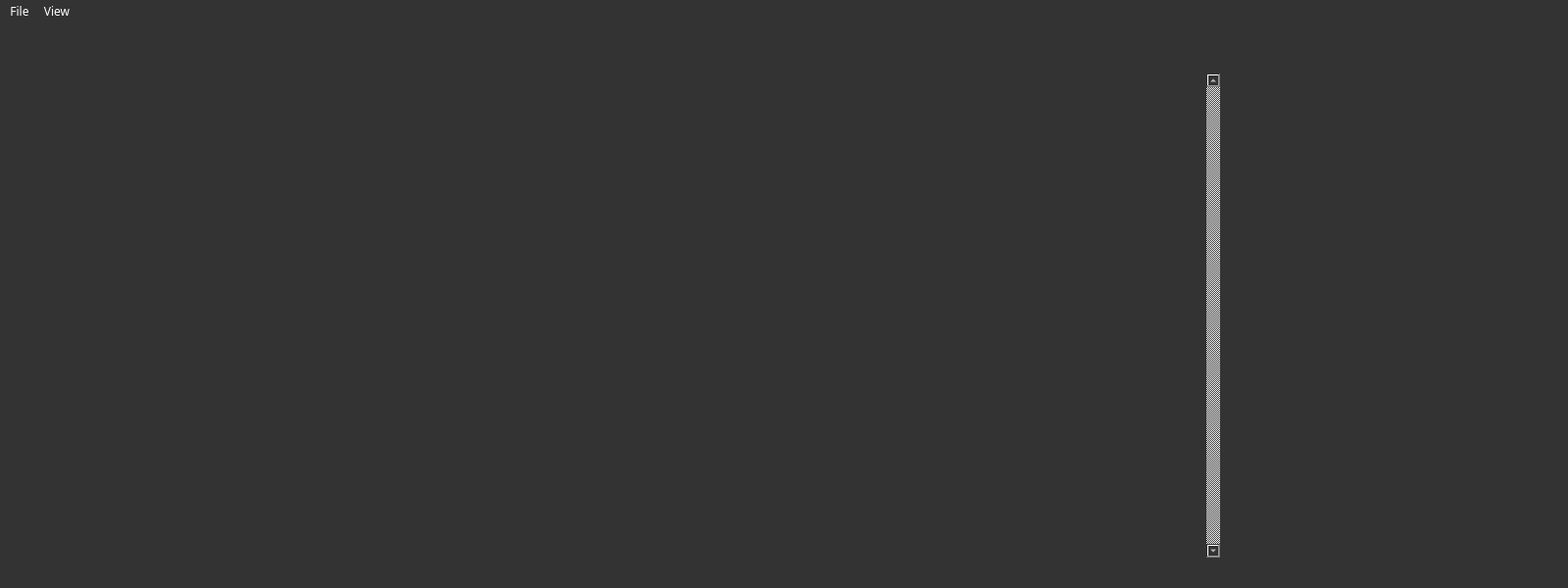
<?xml version="1.0" encoding="UTF-8"?>
<ui version="4.0">
 <class>MainWindow</class>
 <widget class="QMainWindow" name="MainWindow">
  <property name="geometry">
   <rect>
    <x>0</x>
    <y>0</y>
    <width>1600</width>
    <height>600</height>
   </rect>
  </property>
  <property name="sizePolicy">
   <sizepolicy hsizetype="MinimumExpanding" vsizetype="Maximum">
    <horstretch>0</horstretch>
    <verstretch>0</verstretch>
   </sizepolicy>
  </property>
  <property name="minimumSize">
   <size>
    <width>1600</width>
    <height>600</height>
   </size>
  </property>
  <property name="font">
   <font>
    <family>Share Tech Mono</family>
    <pointsize>9</pointsize>
   </font>
  </property>
  <property name="windowTitle">
   <string>MainWindow</string>
  </property>
  <property name="styleSheet">
   <string notr="true">* {	
	background: rgb(51,51,51);
	color: rgb(255, 255, 255);
}

QMainWindow *{	
	background: rgb(51,51,51);
	color: rgb(255, 255, 255);
}

QPushButton {
	color: rgb(255, 255, 255);
	background-color: rgb(51, 51, 51);
	border: 1px solid #999999;
	border-radius: 4px;
	padding: 4px;
}

QPushButton:checked {
	color: rgb(150, 150, 150);
}

</string>
  </property>
  <widget class="QWidget" name="centralwidget">
   <property name="sizePolicy">
    <sizepolicy hsizetype="MinimumExpanding" vsizetype="Preferred">
     <horstretch>0</horstretch>
     <verstretch>0</verstretch>
    </sizepolicy>
   </property>
   <property name="font">
    <font>
     <family>Share Tech Mono</family>
     <pointsize>9</pointsize>
    </font>
   </property>
   <layout class="QGridLayout" name="gridLayout_2">
    <item row="1" column="0" rowspan="2">
     <widget class="QScrollArea" name="scrollArea">
      <property name="sizePolicy">
       <sizepolicy hsizetype="MinimumExpanding" vsizetype="Minimum">
        <horstretch>0</horstretch>
        <verstretch>0</verstretch>
       </sizepolicy>
      </property>
      <property name="styleSheet">
       <string notr="true"/>
      </property>
      <property name="locale">
       <locale language="English" country="UnitedStates"/>
      </property>
      <property name="frameShape">
       <enum>QFrame::NoFrame</enum>
      </property>
      <property name="verticalScrollBarPolicy">
       <enum>Qt::ScrollBarAlwaysOn</enum>
      </property>
      <property name="horizontalScrollBarPolicy">
       <enum>Qt::ScrollBarAlwaysOff</enum>
      </property>
      <property name="sizeAdjustPolicy">
       <enum>QAbstractScrollArea::AdjustToContentsOnFirstShow</enum>
      </property>
      <property name="widgetResizable">
       <bool>true</bool>
      </property>
      <property name="alignment">
       <set>Qt::AlignLeading|Qt::AlignLeft|Qt::AlignTop</set>
      </property>
      <widget class="QWidget" name="workFieldWidget_2">
       <property name="geometry">
        <rect>
         <x>0</x>
         <y>0</y>
         <width>1219</width>
         <height>499</height>
        </rect>
       </property>
      </widget>
     </widget>
    </item>
    <item row="2" column="1">
     <spacer name="verticalSpacer">
      <property name="orientation">
       <enum>Qt::Vertical</enum>
      </property>
      <property name="sizeHint" stdset="0">
       <size>
        <width>20</width>
        <height>40</height>
       </size>
      </property>
     </spacer>
    </item>
    <item row="0" column="0">
     <widget class="QWidget" name="workFieldWidget" native="true"/>
    </item>
    <item row="0" column="1" rowspan="2">
     <widget class="ConnectionWidget" name="connectionWidget" native="true">
      <property name="sizePolicy">
       <sizepolicy hsizetype="Maximum" vsizetype="Preferred">
        <horstretch>0</horstretch>
        <verstretch>0</verstretch>
       </sizepolicy>
      </property>
      <property name="minimumSize">
       <size>
        <width>340</width>
        <height>81</height>
       </size>
      </property>
     </widget>
    </item>
   </layout>
  </widget>
  <widget class="QMenuBar" name="menubar">
   <property name="geometry">
    <rect>
     <x>0</x>
     <y>0</y>
     <width>1600</width>
     <height>20</height>
    </rect>
   </property>
   <property name="font">
    <font>
     <family>Share Tech Mono</family>
    </font>
   </property>
   <property name="styleSheet">
    <string notr="true">QMenuBar {
	background: rgb(51,51,51);
	color: #fff;
}

QMenuBar::item {
	color: #fff;
	background: rgb(51,51,51);
}

QMenuBar::item:disabled {
	color: #999;
}

QMenuBar::item:selected { /* when selected using mouse or keyboard */
      background: rgb(111,111,111);
 }

QMenuBar::item:hover { /* when selected using mouse or keyboard */
      background: rgb(111,111,111);
     color: #eee;
 }

 QMenuBar::item:pressed {
      background: rgb(31,31,31);
 }</string>
   </property>
   <widget class="QMenu" name="menuFile">
    <property name="font">
     <font>
      <family>Share Tech Mono</family>
     </font>
    </property>
    <property name="title">
     <string>File</string>
    </property>
    <addaction name="actionExit"/>
   </widget>
   <widget class="QMenu" name="menuView">
    <property name="font">
     <font>
      <family>Share Tech Mono</family>
     </font>
    </property>
    <property name="title">
     <string>View</string>
    </property>
    <widget class="QMenu" name="menuTmperature_units">
     <property name="font">
      <font>
       <family>Share Tech Mono</family>
      </font>
     </property>
     <property name="title">
      <string>Temperature units</string>
     </property>
    </widget>
    <addaction name="menuTmperature_units"/>
   </widget>
   <addaction name="menuFile"/>
   <addaction name="menuView"/>
  </widget>
  <widget class="QStatusBar" name="statusbar">
   <property name="font">
    <font>
     <family>Share Tech Mono</family>
    </font>
   </property>
  </widget>
  <action name="actionSerialBaudrate">
   <property name="text">
    <string>Baudrate</string>
   </property>
  </action>
  <action name="actionRefresh">
   <property name="text">
    <string>Refresh</string>
   </property>
  </action>
  <action name="actionExit">
   <property name="text">
    <string>Exit</string>
   </property>
   <property name="font">
    <font>
     <family>Share Tech Mono</family>
    </font>
   </property>
  </action>
  <action name="actionCelsius">
   <property name="checkable">
    <bool>true</bool>
   </property>
   <property name="text">
    <string>Celsius</string>
   </property>
  </action>
  <action name="actionFahrenheit">
   <property name="checkable">
    <bool>true</bool>
   </property>
   <property name="text">
    <string>Fahrenheit</string>
   </property>
  </action>
 </widget>
 <customwidgets>
  <customwidget>
   <class>ConnectionWidget</class>
   <extends>QWidget</extends>
   <header>widgets/connectionwidget.h</header>
   <container>1</container>
  </customwidget>
 </customwidgets>
 <resources/>
 <connections/>
</ui>
